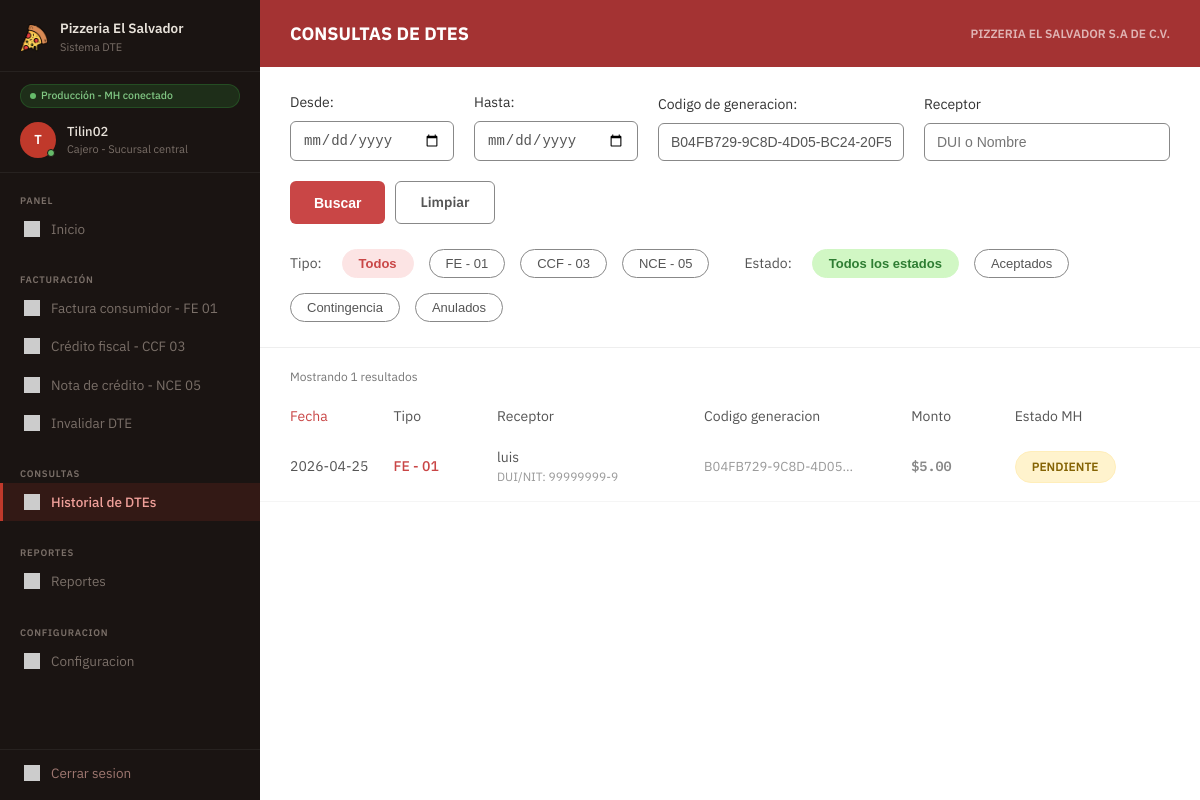
The page /historial_dte.php?f_codigo=B04FB729-9C8D-4D05-BC24-20F551FED210 (signed in) on the database its author committed.
### tables this page shows
CREATE TABLE `factura` (
  `id_factura` int NOT NULL AUTO_INCREMENT,
  `id_receptor` int DEFAULT NULL,
  `codigo_generacion` char(36) NOT NULL,
  `numero_control` varchar(31) NOT NULL,
  `tipo_dte` char(2) NOT NULL DEFAULT '01',
  `ambiente` char(2) NOT NULL DEFAULT '00',
  `fecha_emision` date NOT NULL,
  `hora_emision` time NOT NULL,
  `condicion_pago` int NOT NULL DEFAULT '1',
  `total_no_sujeto` decimal(16,2) NOT NULL DEFAULT '0.00',
  `total_exento` decimal(16,2) NOT NULL DEFAULT '0.00',
  `total_gravado` decimal(16,2) NOT NULL DEFAULT '0.00',
  `sub_total` decimal(16,2) NOT NULL DEFAULT '0.00',
  `iva_retenido` decimal(16,2) NOT NULL DEFAULT '0.00',
  `retencion_renta` decimal(16,2) NOT NULL DEFAULT '0.00',
  `monto_total` decimal(16,2) NOT NULL DEFAULT '0.00',
  `total_iva` decimal(16,2) NOT NULL DEFAULT '0.00',
  `total_letras` varchar(200) NOT NULL,
  `firma_digital` text,
  `sello_recibido` varchar(50) DEFAULT NULL,
  `estado_mh` varchar(20) NOT NULL DEFAULT 'PENDIENTE',
  `codigo_msg` varchar(3) DEFAULT NULL,
  `descripcion_msg` varchar(500) DEFAULT NULL,
  `modo_contingencia` tinyint(1) NOT NULL DEFAULT '0',
  `intentos_envio` int NOT NULL DEFAULT '0',
  `fecha_registro` datetime NOT NULL DEFAULT CURRENT_TIMESTAMP,
  `fecha_envio` datetime DEFAULT NULL,
  `fecha_respuesta` datetime DEFAULT NULL,
  PRIMARY KEY (`id_factura`),
  UNIQUE KEY `uq_cod_gen` (`codigo_generacion`),
  UNIQUE KEY `uq_num_ctrl` (`numero_control`),
  KEY `fk_fact_dte` (`tipo_dte`),
  KEY `fk_factura_receptor` (`id_receptor`),
  CONSTRAINT `fk_fact_dte` FOREIGN KEY (`tipo_dte`) REFERENCES `cat_tipo_dte` (`codigo`),
  CONSTRAINT `fk_factura_receptor` FOREIGN KEY (`id_receptor`) REFERENCES `receptor` (`id_receptor`),
  CONSTRAINT `chk_estado_mh` CHECK ((`estado_mh` in (_utf8mb4'PENDIENTE',_utf8mb4'ACEPTADO',_utf8mb4'RECHAZADO',_utf8mb4'ANULADO',_utf8mb4'CONTINGENCIA')))
);

CREATE TABLE `receptor` (
  `id_receptor` int NOT NULL AUTO_INCREMENT,
  `tipo_documento` char(2) DEFAULT NULL,
  `num_documento` varchar(20) DEFAULT NULL,
  `nrc` varchar(8) DEFAULT NULL,
  `nombre` varchar(250) NOT NULL,
  `dir_departamento` char(2) NOT NULL,
  `dir_municipio` char(2) NOT NULL,
  `dir_complemento` varchar(200) DEFAULT NULL,
  `telefono` varchar(30) DEFAULT NULL,
  `cod_actividad` char(5) DEFAULT NULL,
  `correo` varchar(100) DEFAULT NULL,
  `usuario` varchar(50) DEFAULT NULL,
  `contrasena_hash` varchar(255) DEFAULT NULL,
  `activo` tinyint(1) DEFAULT '1',
  `fecha_registro` datetime DEFAULT CURRENT_TIMESTAMP,
  PRIMARY KEY (`id_receptor`),
  UNIQUE KEY `usuario` (`usuario`),
  KEY `fk_doc` (`tipo_documento`),
  KEY `fk_mun` (`dir_municipio`,`dir_departamento`),
  KEY `fk_act` (`cod_actividad`),
  CONSTRAINT `fk_act` FOREIGN KEY (`cod_actividad`) REFERENCES `cat_actividad_economica` (`codigo`),
  CONSTRAINT `fk_doc` FOREIGN KEY (`tipo_documento`) REFERENCES `cat_tipo_documento` (`codigo`),
  CONSTRAINT `fk_mun` FOREIGN KEY (`dir_municipio`, `dir_departamento`) REFERENCES `cat_municipio` (`codigo`, `codigo_depto`)
);

### historial_dte.php (the view, shortened to what this page needs)
<?php
$db = new Database();
$conn = $db->getConnection();
$f_desde = $_GET['f_desde'] ?? '';
$f_hasta = $_GET['f_hasta'] ?? '';
$f_codigo = $_GET['f_codigo'] ?? '';
$f_receptor = $_GET['f_receptor'] ?? '';
$f_tipo = $_GET['f_tipo'] ?? '';
$f_estado = $_GET['f_estado'] ?? '';
$sql = "SELECT
            f.tipo_dte,
            r.nombre AS receptor_nombre,
            r.num_documento AS receptor_doc,
            f.numero_control,
            f.codigo_generacion,
            f.monto_total,
            f.estado_mh,
            f.fecha_registro,
            f.fecha_emision,
            f.hora_emision,
            f.sello_recibido,
            f.descripcion_msg,
            f.total_iva,
            f.iva_retenido,
            f.retencion_renta
        FROM factura f
        LEFT JOIN receptor r ON f.id_receptor = r.id_receptor
        WHERE 1=1";
$tipos_param = "";
$params = [];
if (!empty($f_codigo)) {
    $sql .= " AND f.codigo_generacion LIKE ?";
    $tipos_param .= "s";
    $params[] = "%" . $f_codigo . "%";
}
$sql .= " ORDER BY f.fecha_emision DESC, f.hora_emision DESC";
$stmt = $conn->prepare($sql);
if (!empty($params)) {
    $stmt->bind_param($tipos_param, ...$params);
}
$stmt->execute();
$result = $stmt->get_result();
$facturas = [];
if ($result) {
    while ($row = $result->fetch_assoc()) {
        $facturas[] = $row;
    }
}
?>
<!DOCTYPE html>
<html lang="es">
<head>
    <link rel="stylesheet" href="css/style.css">
</head>
<body>
<div class="layout">
    <?php include 'navegacion.php'; ?>
    <div class="main-content" style="background-color: #fff;">
        <div class="historial-topbar">
            <h1>Consultas de DTEs</h1>
            <span class="company-name">Pizzeria El Salvador S.A de C.V.</span>
        </div>
        <form method="GET" action="historial_dte.php" class="filters-container" id="formFiltros">
            <div class="filters-grid">
                <div class="filter-group">
                    <label>Desde:</label>
                    <input type="date" name="f_desde" value="<?= htmlspecialchars($f_desde) ?>">
                </div>
                <div class="filter-group">
                    <label>Hasta:</label>
                    <input type="date" name="f_hasta" value="<?= htmlspecialchars($f_hasta) ?>">
                </div>
                <div class="filter-group" style="flex: 1.5;">
                    <label>Codigo de generacion:</label>
                    <input type="text" name="f_codigo" placeholder="Ej. A1B2C3D4..." value="<?= htmlspecialchars($f_codigo) ?>">
                </div>
                <div class="filter-group" style="flex: 1.5;">
                    <label>Receptor</label>
                    <input type="text" name="f_receptor" placeholder="DUI o Nombre" value="<?= htmlspecialchars($f_receptor) ?>">
                </div>
                <div class="filter-actions">
                    <button type="submit" class="btn-buscar">Buscar</button>
                    <a href="historial_dte.php" class="btn-limpiar" style="text-decoration:none; display:flex; align-items:center;">Limpiar</a>
                </div>
            </div>
            <div class="pills-row">
                <span class="pills-label">Tipo:</span>
                <button type="button" class="pill-btn <?= empty($f_tipo) || $f_tipo == 'TODOS' ? 'active red' : '' ?>" onclick="setFilter('f_tipo', 'TODOS')">Todos</button>
                <button type="button" class="pill-btn <?= $f_tipo == '01' ? 'active red' : '' ?>" onclick="setFilter('f_tipo', '01')">FE - 01</button>
                <button type="button" class="pill-btn <?= $f_tipo == '03' ? 'active red' : '' ?>" onclick="setFilter('f_tipo', '03')">CCF - 03</button>
                <button type="button" class="pill-btn <?= $f_tipo == '05' ? 'active red' : '' ?>" onclick="setFilter('f_tipo', '05')">NCE - 05</button>
                <span class="pills-label" style="margin-left: 20px;">Estado:</span>
                <button type="button" class="pill-btn <?= empty($f_estado) || $f_estado == 'TODOS' ? 'active green' : '' ?>" onclick="setFilter('f_estado', 'TODOS')">Todos los estados</button>
                <button type="button" class="pill-btn <?= $f_estado == 'ACEPTADO' ? 'active green' : '' ?>" onclick="setFilter('f_estado', 'ACEPTADO')">Aceptados</button>
                <button type="button" class="pill-btn <?= $f_estado == 'CONTINGENCIA' ? 'active green' : '' ?>" onclick="setFilter('f_estado', 'CONTINGENCIA')">Contingencia</button>
                <button type="button" class="pill-btn <?= $f_estado == 'ANULADO' ? 'active green' : '' ?>" onclick="setFilter('f_estado', 'ANULADO')">Anulados</button>
            </div>
        </form>
        <div class="results-info">Mostrando <?= count($facturas) ?> resultados</div>
        <div class="table-header">
            <div class="sortable">Fecha</div>
            <div>Tipo</div>
            <div>Receptor</div>
            <div>Codigo generacion</div>
            <div>Monto</div>
            <div>Estado MH</div>
        </div>
        <?php if(empty($facturas)): ?>
            <div style="padding: 30px; text-align: center; color: #888;">No hay facturas registradas aún.</div>
        <?php else: ?>
            <?php foreach ($facturas as $index => $fac):
                $tipoLabel = ($fac['tipo_dte'] == '01') ? 'FE - 01' : 'CCF - 03';
                $badgeClass = ($fac['estado_mh'] == 'ACEPTADO') ? 'badge-aceptado' : 'badge-pendiente';
                $fechaEmi = date("Y-m-d", strtotime($fac['fecha_emision']));
            ?>
            <div class="row-item" onclick="toggleDetails(<?= $index ?>)">
                <div><?= htmlspecialchars($fechaEmi) ?></div>
                <div class="td-tipo"><?= $tipoLabel ?></div>
                <div class="td-receptor">
                    <?= htmlspecialchars($fac['receptor_nombre'] ?? 'Consumidor Final') ?>
                    <span class="dui">DUI/NIT: <?= htmlspecialchars($fac['receptor_doc'] ?? 'N/A') ?></span>
                </div>
                <div class="td-codigo"><?= htmlspecialchars(substr($fac['codigo_generacion'], 0, 18)) ?>...</div>
                <div class="td-monto">$<?= number_format($fac['monto_total'], 2) ?></div>
                <div><span class="<?= $badgeClass ?>"><?= htmlspecialchars($fac['estado_mh']) ?></span></div>
            </div>
            <?php endforeach; ?>
        <?php endif; ?>
    </div>
</div>
</body>
</html>

### css/style.css (style rules this page uses)
*, *::before, *::after { box-sizing: border-box; margin: 0; padding: 0; }
:root { --sidebar-bg: #1a1412; --sidebar-width: 260px; --sidebar-accent: #c0392b; --bg-main: #f0efed; --bg-card: #ffffff; --bg-card-hover: #fafafa; --text-primary: #1a1412; --text-secondary: #6b6560; --text-muted: #9e9890; --text-sidebar: #e8e2da; --text-sidebar-dim: #7a6f68; --fe-bg: #fde8e7; --fe-color: #c0392b; --ccf-bg: #e6f4ea; --ccf-color:#2e7d32; --nce-bg: #fff3e0; --nce-color:#e65100; --inv-bg: #eeeeee; --inv-color:#424242; --estado-aceptado-bg: #e6f4ea; --estado-aceptado-color: #2e7d32; --estado-contingencia-bg: #fff3e0; --estado-contingencia-color: #e65100; --border: #e2ddd8; --border-light: #ebe7e2; --font: 'IBM Plex Sans', sans-serif; --font-mono: 'IBM Plex Mono', monospace; --shadow-card: 0 1px 3px rgba(0,0,0,.07), 0 1px 2px rgba(0,0,0,.04); --shadow-card-hover: 0 4px 12px rgba(0,0,0,.10); }
html, body { height: 100%; font-family: var(--font); background: var(--bg-main); color: var(--text-primary); font-size: 14px; line-height: 1.5; }
a { text-decoration: none; color: inherit; }
.layout { display: flex; min-height: 100vh; }
.main-content { flex: 1; margin-left: var(--sidebar-width); display: flex; flex-direction: column; min-height: 100vh; }
.td-monto { font-family: var(--font-mono); font-size: 13.5px; font-weight: 500; color: var(--text-primary); white-space: nowrap; }
.historial-topbar { background-color: #a43333; color: #ffffff; padding: 20px 30px; display: flex; justify-content: space-between; align-items: center; }
.historial-topbar h1 { margin: 0; font-size: 18px; text-transform: uppercase; font-weight: 700; }
.historial-topbar .company-name { font-size: 12px; font-weight: 600; text-transform: uppercase; color: #e0b4b4; }
.filters-container { padding: 25px 30px; background-color: #ffffff; border-bottom: 1px solid #eee; }
.filters-grid { display: flex; gap: 20px; margin-bottom: 25px; align-items: flex-end; flex-wrap: wrap; }
.filter-group { display: flex; flex-direction: column; gap: 8px; flex: 1; min-width: 150px; }
.filter-group label { font-size: 14px; color: #333; }
.filter-group input { padding: 10px 12px; border: 1px solid #888; border-radius: 6px; font-size: 14px; color: #555; outline: none; }
.filter-actions { display: flex; gap: 10px; }
.btn-buscar { background-color: #c94646; color: white; border: none; padding: 10px 24px; border-radius: 6px; font-weight: 600; cursor: pointer; font-size: 14px; }
.btn-limpiar { background-color: transparent; color: #555; border: 1px solid #888; padding: 10px 24px; border-radius: 6px; font-weight: 600; cursor: pointer; font-size: 14px; }
.pills-row { display: flex; align-items: center; gap: 15px; flex-wrap: wrap; }
.pills-label { font-size: 14px; color: #555; margin-right: 5px; }
.pill-btn { background: transparent; border: 1px solid #888; color: #555; padding: 6px 16px; border-radius: 20px; font-size: 13px; cursor: pointer; transition: all 0.2s; }
.pill-btn.active.red { background-color: #fce4e4; color: #c94646; border-color: #fce4e4; font-weight: 600; }
.pill-btn.active.green { background-color: #d1f7c4; color: #2e7d32; border-color: #d1f7c4; font-weight: 600; }
.results-info { font-size: 12px; color: #777; margin: 20px 30px 10px 30px; }
.table-header, .row-item { display: grid; grid-template-columns: 1fr 1fr 2fr 2fr 1fr 1.5fr; padding: 10px 30px; color: #555; font-size: 14px; align-items: center; }
.table-header { padding-bottom: 5px; }
.table-header .sortable { color: #c94646; }
.row-item { padding: 15px 30px; border-bottom: 1px solid #f5f5f5; cursor: pointer; }
.td-tipo { color: #c94646; font-weight: 500; }
.td-receptor { display: flex; flex-direction: column; }
.td-receptor .dui { font-size: 12px; color: #999; }
.td-monto { color: #888; font-weight: 600; }
.td-codigo { color: #999; font-size: 13px; }
.badge-pendiente { background-color: #fff3cd; color: #856404; padding: 6px 16px; border-radius: 20px; font-weight: 600; font-size: 12px; border: 1px solid #ffeeba; display: inline-block; text-align: center; }

### rows shown on the page
factura: fecha_emision "2026-04-25", tipo_dte "FE - 01", id_receptor.nombre "luis", id_receptor.num_documento "99999999-9", codigo_generacion "B04FB729-9C8D-4D05", monto_total "5.00", estado_mh "PENDIENTE"

### other values the page prints
$usuario_iniciales "T"
$usuario_nombre "Tilin02"
$usuario_rol "Cajero - Sucursal central"
count($facturas) "1"
